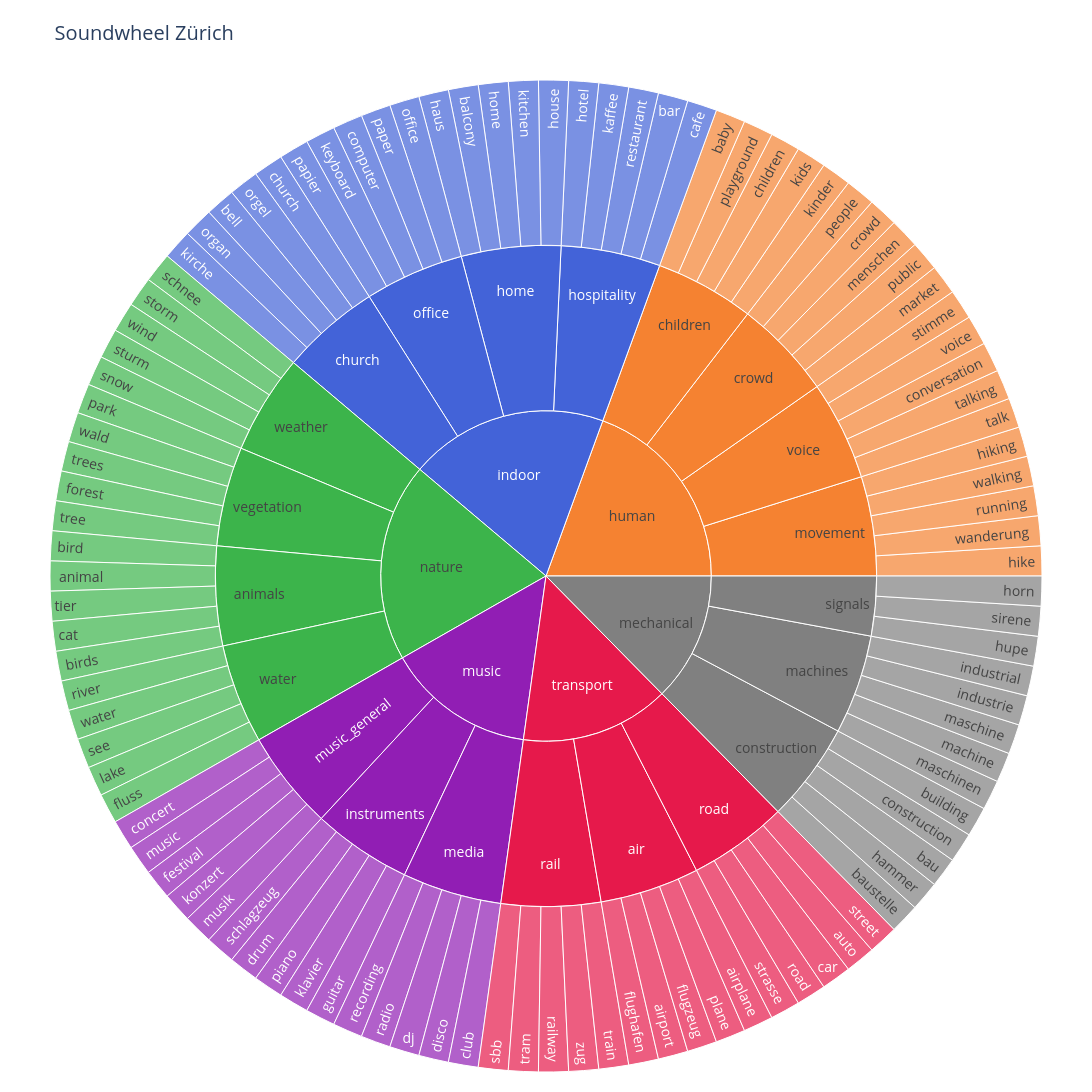

This figure's notebook cell:
### Markdown cell above
Based on the data from Aiello et al. (2016) and our own evaluation after looking at the dataset, we built the sound dictionary. It is structured in three categories: main category, sub category and words.

### Code cell
# Sound dictionary 

sound_taxonomy = {
    "transport": {
        "road": [
            "car", "cars", "traffic", "road", "street", "motor", "engine", "auto", "autos", "verkehr", "strasse", "straße", "route"
        ],
        "rail": [
            "train", "railway", "rail", "tracks", "tram", "sbb", "zug", "bahn", "gleis", "tramway"
        ],
        "air": [
            "airplane", "plane", "helicopter", "airport", "flugzeug", "helikopter", "flughafen"
        ]
    },

    "mechanical": {
        "construction": [
            "construction", "building", "drilling", "tools", "baustelle", "bau", "bohren", "hammer"
        ],
        "machines": [
            "machine", "machinery", "mechanical", "industrial", "maschine", "maschinen", "industrie"
        ],
        "signals": [
            "alarm", "siren", "horn", "ringing", "sirene", "hupe", 
        ]
    },

    "human": {
        "voice": [
            "voice", "talk", "talking", "speaking", "conversation", "stimme", "sprechen", "gespräch", "reden"
        ],
        "crowd": [
            "people", "crowd", "public", "market", "menschen", "menge", "publikum", "markt"
        ],
        "children": [
            "kids", "children", "baby", "playground", "kinder", "kind", "baby", "spielplatz"
        ],
        "movement": [
            "walking", "running", "footsteps", "hiking", "hike", "laufen", "gehen", "schritte", "jogging", "wandern", "wanderung"
        ]
    },

    "music": {
        "music_general": [
            "music", "song", "sound", "concert", "festival", "musik", "lied", "konzert", "rave"
        ],
        "instruments": [
            "guitar", "piano", "trumpet", "drum", "gitarre", "klavier", "trompete", "schlagzeug"
        ],
        "media": [
            "radio", "dj", "recording", "club", "aufnahme", "platte", "disco", "disko"
        ]
    },

    "nature": {
        "water": [
            "water", "river", "lake", "rain", "waves", "stream", "wasser", "fluss", "see", "regen", "wellen", "bach"
        ],
        "weather": [
            "storm", "thunder", "snow", "wind", "sturm", "donner", "schnee"
        ],
        "animals": [
            "bird", "birds", "dog", "cat", "animal", "vogel", "vögel", "hund", "katze", "tier", "duck", "ducks", "ente", "enten"
        ],
        "vegetation": [
            "forest", "tree", "trees", "leaves", "park", "wald", "baum", "bäume", "blätter", "blatt"
        ]
    },

    "indoor": {
        "home": [
            "home", "house", "room", "kitchen", "shower", "haus", "wohnung", "zimmer", "küche", "dusche", "balcony", "balkon", 
            "rooftop", "dachterrasse", "terrasse"
        ],
        "office": [
            "office", "computer", "paper", "keyboard", "büro", "papier", "tastatur"
        ],
        "hospitality": ["restaurant", "bar", "cafe", "café", "kaffee", "hotel"
        ],
        "church": ["church", "bell", "organ", "kirche", "glocke", "orgel"
        ]
    }
}


# matching the sound tags to the sound categories from the dictionary
def match_sound_tags(tags, taxonomy):  # receives the tag list of one photo + the taxonomy
    matches = []                       # starts with an empty list
    for tag in tags:
        tag = tag.strip()              # remove extra spaces
        for main_cat, subcats in taxonomy.items():
            for sub_cat, words in subcats.items():
                if tag in words:       # is the tag in one of the sound-word lists?
                    matches.append({
                        "tag": tag,
                        "main_category": main_cat,
                        "sub_category": sub_cat,
                    })
    return matches                     # all sound matches for one photo


flickr_zurich["sound_matches"] = flickr_zurich["tags_list"].apply(
    lambda x: match_sound_tags(x, sound_taxonomy)
)

# build the long-format sound dataframe 
sound_match_rows = []
for _, row in flickr_zurich.iterrows():
    for match in row["sound_matches"]:
        sound_match_rows.append(match)

sound_matches = pd.DataFrame(sound_match_rows)
print("Total sound tags:", len(sound_matches))
print(sound_matches.head())

# top words per category
top_words = (
    sound_matches
    .groupby(["main_category", "sub_category", "tag"])
    .size()
    .reset_index(name="count")
    .sort_values("count", ascending=False)
)
print(top_words.head(20))


# Visualization 
# sound wheel (sunburst), like in Aiello et al. 2016
import plotly.express as px

CAT_COLORS = {
    "transport":  "#e6194B",
    "mechanical": "#808080",
    "human":      "#f58231",
    "music":      "#911eb4",
    "nature":     "#3cb44b",
    "indoor":     "#4363d8",
}

top_plot = (
    top_words
    .groupby(["main_category", "sub_category"])
    .head(5)
    .copy()
)

# every tag gets the same weight
top_plot["equal_weight"] = 1

fig = px.sunburst(
    top_plot,
    path=["main_category", "sub_category", "tag"],
    values="equal_weight",
    color="main_category",
    color_discrete_map=CAT_COLORS,
    title="Soundwheel Zürich",
    width=1200,
    height=1200
)

fig.update_layout(
    font=dict(size=14),
    margin=dict(t=80, l=20, r=20, b=20)
)

fig.show()

### Figure 1 — Plotly figure (JSON) as saved in the notebook; plotly's stock layout.template omitted (floating-point values rounded to 4 significant figures; data arrays with more than 128 entries replaced by an {"elided": "..."} marker saying what was removed)
{"data": [{"branchvalues": "total", "customdata": {"elided": "130x1 str values"}, "domain": {"x": [0, 1], "y": [0, 1]}, "hovertemplate": "labels=%{label}<br>equal_weight=%{value}<br>parent=%{parent}<br>id=%{id}<br>main_category=%{customdata[0]}<extra></extra>", "ids": {"elided": "130 str values"}, "labels": {"elided": "130 str values"}, "marker": {"colors": {"elided": "130 str values"}}, "name": "", "parents": {"elided": "130 str values"}, "type": "sunburst", "values": {"elided": "130 float values"}}], "layout": {"font": {"size": 14}, "height": 1200, "legend": {"tracegroupgap": 0}, "margin": {"b": 20, "l": 20, "r": 20, "t": 80}, "title": {"text": "Soundwheel Zürich"}, "width": 1200}}
